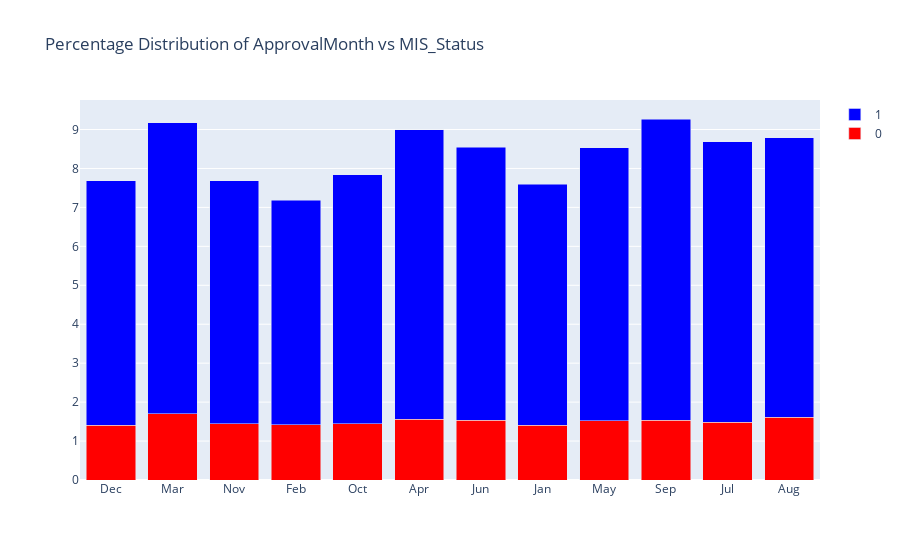

The code cell stored with this chart in its notebook:
### Markdown cell above
### 9. ApprovalMonth

### Code cell
feature_vs_target(loan_df,"ApprovalMonth")

### Figure 1 — Plotly figure (JSON) as saved in the notebook; plotly's stock layout.template omitted (floating-point values rounded to 4 significant figures)
{"data": [{"marker": {"color": "red"}, "name": "0", "type": "bar", "x": ["Dec", "Mar", "Nov", "Feb", "Oct", "Apr", "Jun", "Jan", "May", "Sep", "Jul", "Aug"], "y": [1.4, 1.7, 1.45, 1.42, 1.45, 1.56, 1.54, 1.4, 1.52, 1.54, 1.48, 1.61]}, {"marker": {"color": "blue"}, "name": "1", "type": "bar", "x": ["Feb", "May", "Oct", "Dec", "Sep", "Nov", "Mar", "Apr", "Jan", "Jun", "Aug", "Jul"], "y": [5.76, 7.01, 6.39, 6.28, 7.73, 6.23, 7.48, 7.44, 6.19, 7.01, 7.18, 7.21]}], "layout": {"barmode": "stack", "title": {"text": "Percentage Distribution of ApprovalMonth vs MIS_Status"}}}
